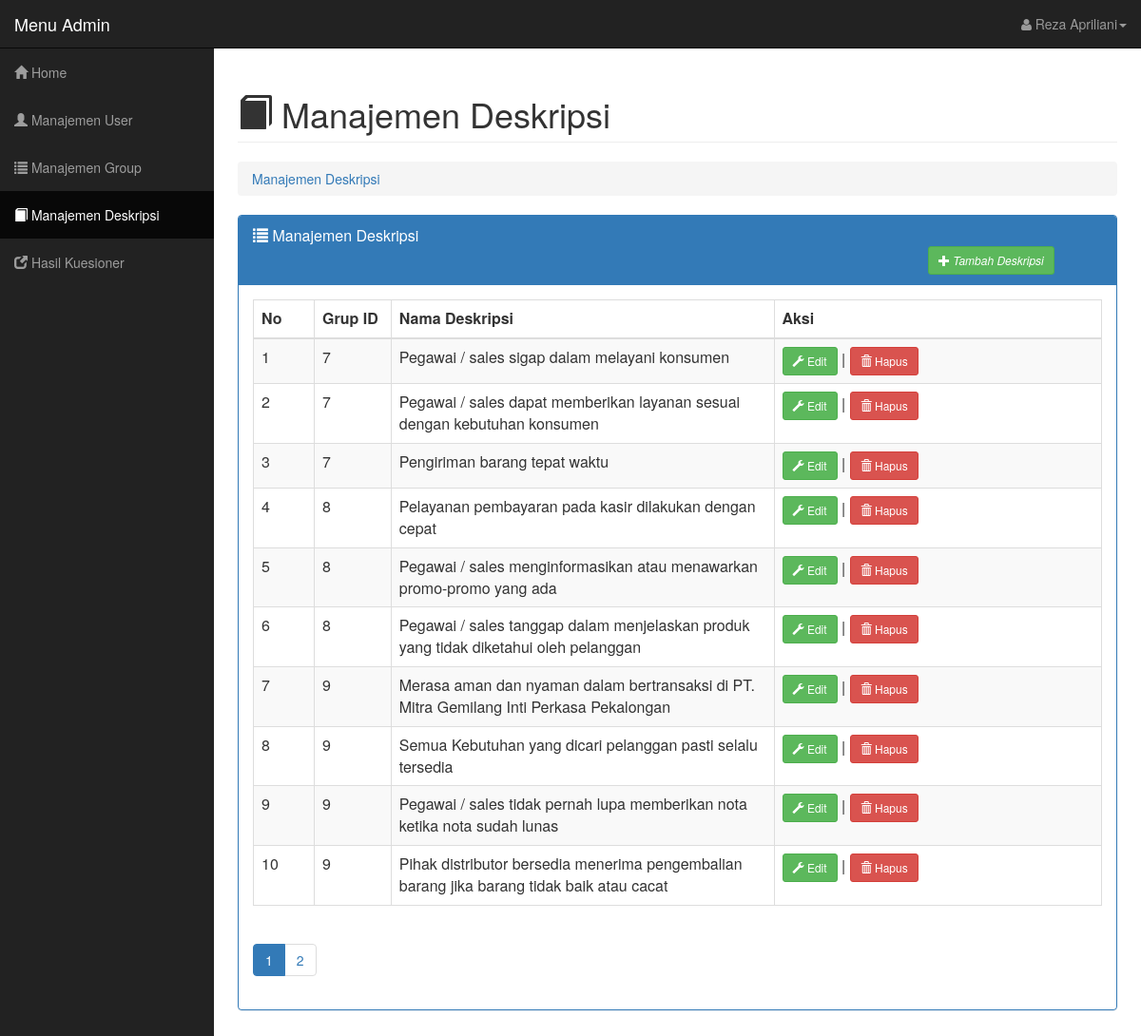
The page /adminweb/master.php?module=description (signed in) on the database its author committed.
### tables this page shows
CREATE TABLE `tdescription` (
  `descriptionId` int(11) NOT NULL,
  `description` text NOT NULL,
  `groupId` int(11) NOT NULL,
  `CreatedDate` datetime NOT NULL,
  `CreatedUser` int(11) NOT NULL,
  `ModifiedDate` datetime NOT NULL,
  `ModifiedUser` int(11) NOT NULL
);

### adminweb/modul/mod_deskripsi/deskripsi.php (the view, shortened to what this page needs)
<?php
$aksi = "modul/mod_deskripsi/aksi_deskripsi.php";
switch($_GET[act]){
	default:
	?>
	<div class="row">
	    <div class="col-lg-12">
	        <h1 class="page-header">
	            <i class="glyphicon glyphicon-book"></i> Manajemen Deskripsi
	        </h1>
	        <ol class="breadcrumb">
	            <li class="active">
	                 <a href="master.php?module=description">Manajemen Deskripsi</a>
	            </li>
	        </ol>
	    </div>
	</div>
	<div class="panel panel-primary">
		<div class="panel-heading">
			<div class="panel-title"><span class="glyphicon glyphicon-list"></span> Manajemen Deskripsi <i style="margin-left:710px;"><?php if($_SESSION['level']=="Super"){?><button class="btn btn-success btn-sm " onclick="window.location.href='?module=description&act=tambahpertanyaan'"><span class="glyphicon glyphicon-plus"></span> Tambah Deskripsi </button></i><?php }?></div>
		</div>
		<div class="panel-body">
			<table id="tablekonten" class="table table-striped table-bordered table-responsive" style="">
				<thead>
					<th width="1%"><div id="konten">No</div></th>
					<th width="1%"><div id="konten">Grup ID</div></th>
					<th width="10%"><div id="konten">Nama Deskripsi</div></th>
					<th width="10%"><div id="konten">Aksi</div></th>
				</thead>
				<tbody>
					<?php
						$p      = new PagingSoal();
						$batas  = 10;
						$posisi = $p->cariPosisi($batas);
					    $tampil = mysqli_query($masuk,"SELECT * FROM tdescription order by groupId asc limit $posisi,$batas ");
					    $no = $posisi+1;
						while ($data = mysqli_fetch_array($tampil)){
							?>
							<tr>
								<td><div id="kontentd"><?php echo $no; ?></div></td>
								<td><div id="kontentd"><?php echo $data['groupId'];?></div></td>
								<td><div id="kontentd"><?php echo $data['description'];?></div></td>
								<td><div id="kontentd"><?php if($_SESSION['level']=="Super"){?><a href="?module=description&act=editdescription&id=<?php echo $data['descriptionId'];?>"><button class="btn btn-success btn-sm" ><span class="glyphicon glyphicon-wrench"></span> Edit</button></a> | <a href="<?php echo $aksi;?>?module=description&act=hapus&id=<?php echo $data['descriptionId'];?>"><button class="btn btn-danger btn-sm" onclick="return confirm('Hapus Deskripsi?')"><span class="glyphicon glyphicon-trash"></span> Hapus</button></a><?php } ?></div>
								</td>
							</tr>
							<?php
							$no++;
						}
						$jmldata = mysqli_num_rows(mysqli_query($masuk,"SELECT * FROM tdescription"));
						$jmlhalaman  = $p->jumlahHalaman($jmldata, $batas);
						$linkHalaman = $p->navHalaman($_GET[halaman], $jmlhalaman);
					?>
				</tbody>
			</table>
			<?php echo "<ul class='pagination'> $linkHalaman </ul>"; ?>
		</div>
	</div>
	<?php
	break;
	?>
    <?php
}
?>

### css/sb-admin.css (style rules this page uses)
body { margin-top: 100px; background-color: #222; }
@media (min-width:768px) { body { margin-top: 50px; } }

### rows shown on the page
tdescription: groupId "7", description "Pegawai / sales sigap dalam melayani konsumen"
tdescription: groupId "7", description "Pegawai / sales dapat memberikan layanan sesuai dengan kebutuhan konsumen"
tdescription: groupId "7", description "Pengiriman barang tepat waktu"
tdescription: groupId "8", description "Pelayanan pembayaran pada kasir dilakukan dengan cepat"
tdescription: groupId "8", description "Pegawai / sales menginformasikan atau menawarkan promo-promo yang ada"
tdescription: groupId "8", description "Pegawai / sales tanggap dalam menjelaskan produk yang tidak diketahui oleh pelanggan"
tdescription: groupId "9", description "Merasa aman dan nyaman dalam bertransaksi di PT. Mitra Gemilang Inti Perkasa Pekalongan"
tdescription: groupId "9", description "Semua Kebutuhan yang dicari pelanggan pasti selalu tersedia"
tdescription: groupId "9", description "Pegawai / sales tidak pernah lupa memberikan nota ketika nota sudah lunas"
tdescription: groupId "9", description "Pihak distributor bersedia menerima pengembalian barang jika barang tidak baik atau cacat"

### other values the page prints
$_SESSION[fullname] "Reza Apriliani"
